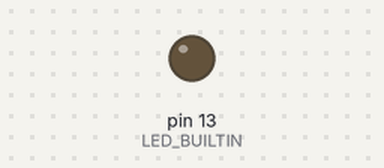
Bench run of a sketch on a simulated Arduino Uno, built with avr-gcc and run on an emulated ATmega328P. Shown: output pins drawn as LEDs (lit = HIGH).

Above: at 0.1 s.
At 39.1 s:
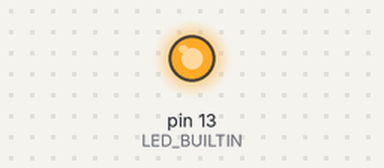
Timing chart, 0 to 40.0 s (numbered marks = the images above):
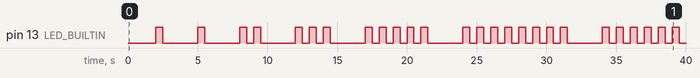

The sketch:

fib.ino
```cpp
// the setup function runs once when you press reset or power the board
void setup() {
  pinMode(LED_BUILTIN, OUTPUT);
}

// the loop function runs over and over again forever
void loop() {
  for (int i = 0; i < 10; i++) {
    for (int j = 0; j < fibbonaci(i); j++) {
      blink();
    }
    digitalWrite(LED_BUILTIN, LOW);
    delay(2000);
  }
  delay(30 * 1000);
}

int fibbonaci(int n) {
  if (n == 0) {
    return 0;
  }
  if (n == 1) {
    return 1;
  }
  return fibbonaci(n-1) + fibbonaci(n-2);
}

void blink() {
  digitalWrite(LED_BUILTIN, HIGH);   // turn the LED on (HIGH is the voltage level)
  delay(500);                       // wait for a second
  digitalWrite(LED_BUILTIN, LOW);    // turn the LED off by making the voltage LOW
  delay(500);                       // wait for a second
}
```

Measured:
- by itself, pin 13 (LED_BUILTIN): LOW → HIGH at 2.0 s, → LOW 0.50 s later, → HIGH 2.5 s later, → LOW 0.50 s later, … (52 changes in this stretch)
